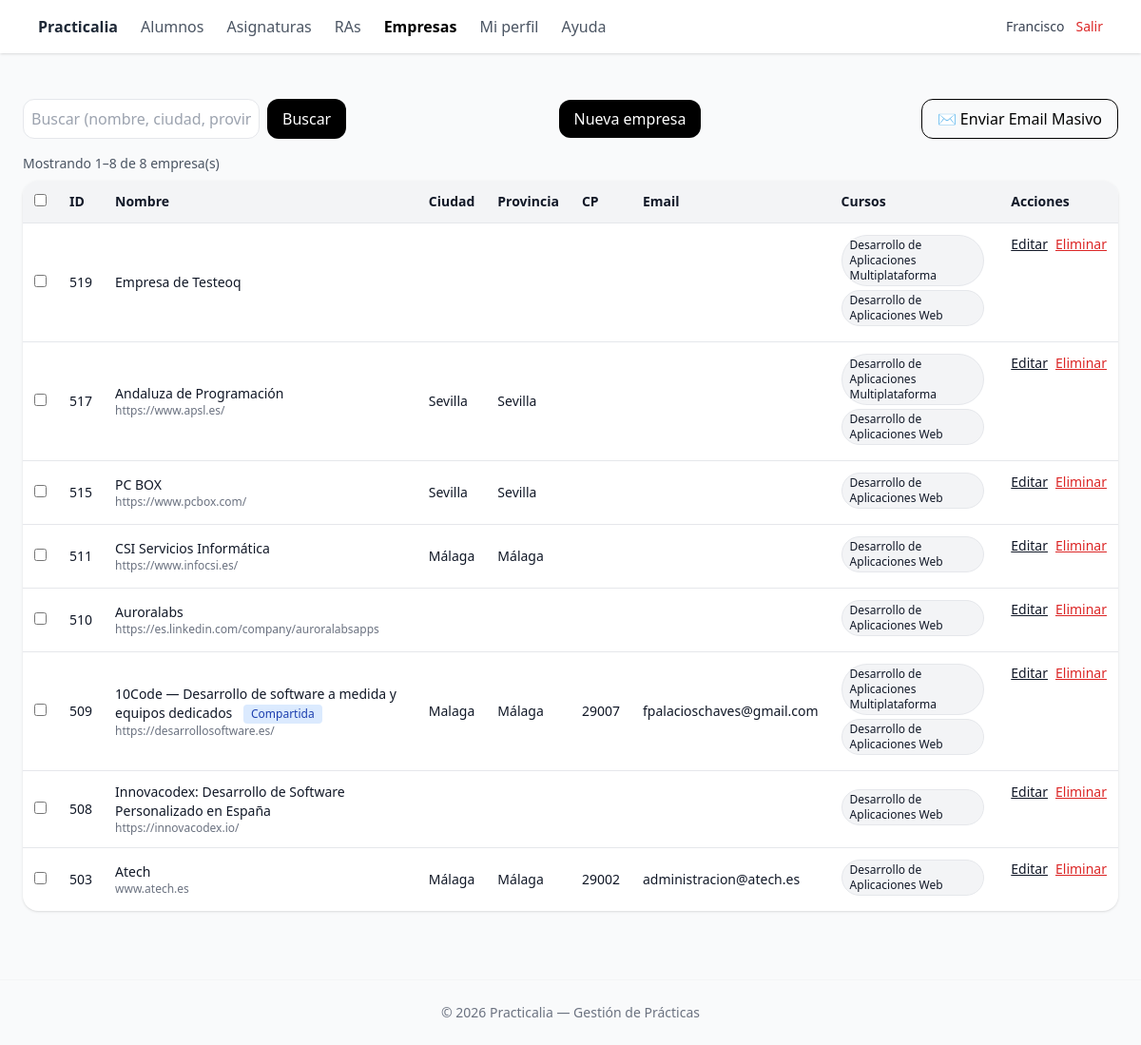
Page /public/empresas/index.php (signed in) on the committed database.
### tables this page shows
CREATE TABLE `empresas` (
  `id` int(10) UNSIGNED NOT NULL,
  `nombre` varchar(180) NOT NULL,
  `cif` varchar(50) DEFAULT NULL,
  `nif` varchar(20) DEFAULT NULL,
  `email` varchar(190) DEFAULT NULL,
  `telefono` varchar(30) DEFAULT NULL,
  `web` varchar(190) DEFAULT NULL,
  `direccion` varchar(200) DEFAULT NULL,
  `ciudad` varchar(100) DEFAULT NULL,
  `provincia` varchar(100) DEFAULT NULL,
  `codigo_postal` varchar(15) DEFAULT NULL,
  `sector` varchar(120) DEFAULT NULL,
  `es_publica` tinyint(1) NOT NULL DEFAULT 0,
  `responsable_nombre` varchar(150) DEFAULT NULL,
  `responsable_cargo` varchar(120) DEFAULT NULL,
  `responsable_email` varchar(190) DEFAULT NULL,
  `responsable_telefono` varchar(30) DEFAULT NULL,
  `activo` tinyint(1) NOT NULL DEFAULT 1,
  `created_at` timestamp NOT NULL DEFAULT current_timestamp(),
  `updated_at` timestamp NOT NULL DEFAULT current_timestamp() ON UPDATE current_timestamp(),
  `deleted_at` timestamp NULL DEFAULT NULL
);

### lib/auth.php (called while the page is built, shortened)
<?php
function current_user(): ?array
{
    return $_SESSION['user'] ?? null;
}
function require_role(string $codigoRol): bool
{
    $user = current_user();
    return in_array($codigoRol, $user['roles_codigos'] ?? [], true);
}

### lib/Services/EmpresaService.php (called while the page is built, shortened)
<?php
class EmpresaService
{
    private PDO $pdo;
    public function __construct(PDO $pdo)
    {
        $this->pdo = $pdo;
    }
    public function getCount(string $search, bool $isAdmin, int $profId): int
    {
        $params = [];
        $where = "e.deleted_at IS NULL";
        if ($isAdmin) {
            $sql = "SELECT COUNT(*) c FROM empresas e WHERE $where";
        } else {
            $sql = "
                SELECT COUNT(DISTINCT e.id) c
                FROM empresas e
                LEFT JOIN empresa_cursos ec ON ec.empresa_id = e.id
                LEFT JOIN cursos_profesores cp ON cp.curso_id = ec.curso_id AND cp.profesor_id = :pid
                WHERE $where AND (e.es_publica = 1 OR cp.profesor_id IS NOT NULL)
            ";
            $params[':pid'] = $profId;
        }
        $st = $this->pdo->prepare($sql);
        $st->execute($params);
        $res = $st->fetch();
        return (int) ($res['c'] ?? 0);
    }
    public function getList(string $search, bool $isAdmin, int $profId, int $limit, int $offset): array
    {
        $params = [':limit' => $limit, ':offset' => $offset];
        $where = "e.deleted_at IS NULL";
        if ($isAdmin) {
            $sql = "
                SELECT e.*
                FROM empresas e
                WHERE $where
                ORDER BY e.nombre ASC
                LIMIT :limit OFFSET :offset
            ";
        } else {
            $sql = "
                SELECT DISTINCT e.*
                FROM empresas e
                LEFT JOIN empresa_cursos ec ON ec.empresa_id = e.id
                LEFT JOIN cursos_profesores cp ON cp.curso_id = ec.curso_id AND cp.profesor_id = :pid
                WHERE $where AND (e.es_publica = 1 OR cp.profesor_id IS NOT NULL)
                ORDER BY e.id DESC
                LIMIT :limit OFFSET :offset
            ";
            $params[':pid'] = $profId;
        }
        $st = $this->pdo->prepare($sql);
        foreach ($params as $k => $v) {
            $st->bindValue($k, $v, is_int($v) ? PDO::PARAM_INT : PDO::PARAM_STR);
        }
        $st->execute();
        return $st->fetchAll();
    }
    public function getCursoNombresByEmpresaIds(array $ids): array
    {
        $placeholders = implode(',', array_fill(0, count($ids), '?'));
        $st = $this->pdo->prepare("
            SELECT ec.empresa_id, c.nombre
            FROM empresa_cursos ec
            JOIN cursos c ON c.id = ec.curso_id
            WHERE ec.empresa_id IN ($placeholders)
            ORDER BY c.nombre
        ");
        $st->execute($ids);
        $res = [];
        foreach ($st->fetchAll() as $r) {
            $res[(int) $r['empresa_id']][] = $r['nombre'];
        }
        return $res;
    }
}

### public/empresas/index.php (the view, shortened to what this page needs)
<?php
require_once __DIR__ . '/../../lib/auth.php';
function h(?string $s): string
{
  return htmlspecialchars((string) $s, ENT_QUOTES, 'UTF-8');
}
$user = current_user();
$isAdmin = require_role('admin');
$profId = (int) ($user['id'] ?? 0);
$empresaService = new \App\Services\EmpresaService($pdo);
$search = trim($_GET['q'] ?? '');
$page = max(1, (int) ($_GET['page'] ?? 1));
$perPage = 10;
$total = $empresaService->getCount($search, $isAdmin, $profId);
$offset = ($page - 1) * $perPage;
$rows = $empresaService->getList($search, $isAdmin, $profId, $perPage, $offset);
$cursoNombres = $empresaService->getCursoNombresByEmpresaIds(array_column($rows, 'id'));
$from = ($total === 0) ? 0 : ($offset + 1);
$to = min($offset + $perPage, $total);
require_once __DIR__ . '/../partials/_header.php';
?>
<div class="mb-4 flex items-center justify-between">
  <form class="flex gap-2" method="get">
    <input name="q" value="<?= h($search) ?>" class="rounded-xl border p-2"
      placeholder="Buscar (nombre, ciudad, provincia, CP)">
    <button class="rounded-xl bg-black text-white px-4">Buscar</button>
  </form>
  <a href="./create.php" class="rounded-xl bg-black text-white px-4 py-2">Nueva empresa</a>
  <button id="startBatchEmailBtn" class="rounded-xl border border-black text-black px-4 py-2 ml-2 hover:bg-gray-100">
    ✉ Enviar Email Masivo
  </button>
</div>
<div class="mb-2 text-sm text-gray-600">
  Mostrando <span class="font-medium"><?= (int) $from ?></span>–<span class="font-medium"><?= (int) $to ?></span> de
  <span class="font-medium"><?= (int) $total ?></span> empresa(s)
</div>
<div class="bg-white rounded-2xl shadow overflow-x-auto">
  <table class="min-w-full text-sm">
    <thead class="bg-gray-100">
      <th class="text-left p-3"><input type="checkbox" id="selectAll"></th>
      <th class="text-left p-3">ID</th>
      <th class="text-left p-3">Nombre</th>
      <th class="text-left p-3">Ciudad</th>
      <th class="text-left p-3">Provincia</th>
      <th class="text-left p-3">CP</th>
      <th class="text-left p-3">Email</th>
      <th class="text-left p-3">Cursos</th>
      <th class="text-left p-3">Acciones</th>
    </thead>
    <tbody>
      <?php foreach ($rows as $r):
        $id = (int) $r['id']; ?>
        <tr class="border-t hover:bg-gray-50">
          <td class="p-3"><input type="checkbox" class="company-checkbox" value="<?= $id ?>"></td>
          <td class="p-3"><?= $id ?></td>
          <td class="p-3">
            <a href="./edit.php?id=<?= $id ?>" class="text-gray-900 hover:underline">
              <?= h($r['nombre']) ?>
            </a>
            <?php if ((int) ($r['es_publica'] ?? 0) === 1): ?>
              <span class="inline-block ml-2 px-2 py-0.5 rounded text-xs font-medium bg-blue-100 text-blue-800">
                Compartida
              </span>
            <?php endif; ?>
            <?php if (!empty($r['web'])): ?>
              <div class="text-xs text-gray-500"><?= h($r['web']) ?></div>
            <?php endif; ?>
          </td>
          <td class="p-3"><?= h($r['ciudad'] ?? '') ?></td>
          <td class="p-3"><?= h($r['provincia'] ?? '') ?></td>
          <td class="p-3"><?= h($r['codigo_postal'] ?? '') ?></td>
          <td class="p-3"><?= h($r['email'] ?? '') ?></td>
          <td class="p-3">
            <?php foreach (($cursoNombres[$id] ?? []) as $cn): ?>
              <span class="inline-block text-xs bg-gray-100 border px-2 py-0.5 rounded-full mr-1 mb-1"><?= h($cn) ?></span>
            <?php endforeach; ?>
          </td>
          <td class="p-3 flex items-center gap-2">
            <a class="underline" href="./edit.php?id=<?= $id ?>">Editar</a>
            <form method="post" action="./delete.php" onsubmit="return confirm('¿Eliminar esta empresa?');">
              <button class="text-red-600 underline">Eliminar</button>
            </form>
          </td>
        </tr>
      <?php endforeach; ?>
    </tbody>
  </table>
</div>
<?php require_once __DIR__ . '/../partials/_footer.php'; ?>

### rows in the picture
empresas: id "519", nombre "Empresa de Testeoq", id "Desarrollo de Aplicaciones Multiplataforma", id "Desarrollo de Aplicaciones Web"
empresas: id "517", nombre "Andaluza de Programación", web "https://www.apsl.es/", ciudad "Sevilla", provincia "Sevilla", id "Desarrollo de Aplicaciones Multiplataforma", id "Desarrollo de Aplicaciones Web"
empresas: id "515", nombre "PC BOX", web "https://www.pcbox.com/", ciudad "Sevilla", provincia "Sevilla", id "Desarrollo de Aplicaciones Web"
empresas: id "511", nombre "CSI Servicios Informática", web "https://www.infocsi.es/", ciudad "Málaga", provincia "Málaga", id "Desarrollo de Aplicaciones Web"
empresas: id "510", nombre "Auroralabs", web "https://es.linkedin.com/company/auroralabsapps", id "Desarrollo de Aplicaciones Web"
empresas: id "509", nombre "10Code — Desarrollo de software a medida y equipos dedicados", es_publica "Compartida", web "https://desarrollosoftware.es/", ciudad "Malaga", provincia "Málaga", codigo_postal "29007", email "fpalacioschaves@gmail.com", id "Desarrollo de Aplicaciones Multiplataforma", id "Desarrollo de Aplicaciones Web"
empresas: id "508", nombre "Innovacodex: Desarrollo de Software Personalizado en España", web "https://innovacodex.io/", id "Desarrollo de Aplicaciones Web"
empresas: id "503", nombre "Atech", web "www.atech.es", ciudad "Málaga", provincia "Málaga", codigo_postal "29002", email "administracion@atech.es", id "Desarrollo de Aplicaciones Web"

### other values in the picture
$user['nombre'] "Francisco"
$from "1"
$to "8"
$total "8"
